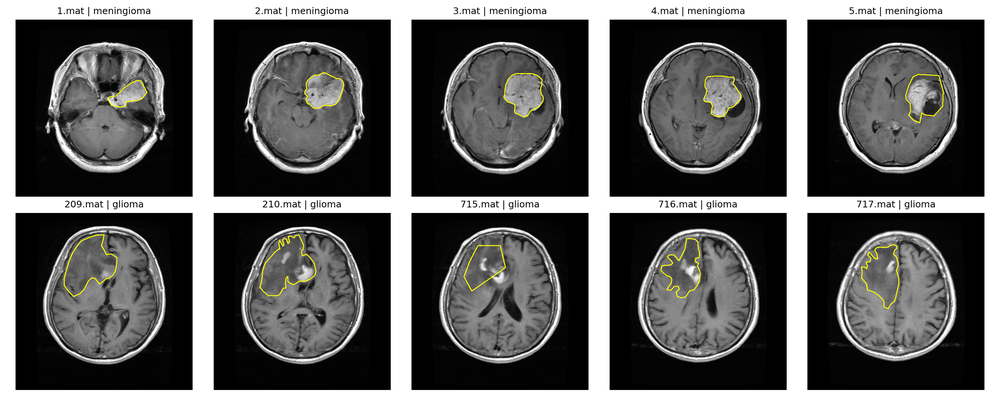
#> input picture LAB7/data_overview_10_samples.png, 1000 x 400 px, shrunk from 2700 x 1080 before the run
$ python -i feature_extraction.py   (imports and definitions only)   (older library calls are emulated)
#> lines starting #> are read from the running program, lines starting #| are printed output that depends on the picture
# ======================================================
# 成员 2 —— 颜色特征 + 纹理特征工程
# 功能：颜色矩、颜色直方图、GLCM纹理、LBP纹理提取
#       特征拼接、归一化、PCA降维、特征有效性分析
# ======================================================

import os
import cv2
import numpy as np
import pandas as pd
from skimage.feature import graycomatrix, graycoprops, local_binary_pattern
from sklearn.preprocessing import StandardScaler
from sklearn.decomposition import PCA
from sklearn.feature_selection import mutual_info_classif
from sklearn.model_selection import cross_val_score
from sklearn.ensemble import RandomForestClassifier
import warnings
# [1 line not run here, left out]

# ====================== 路径配置 ======================
BASE_DIR = os.path.dirname(os.path.abspath(__file__))
TRAIN_DIR = os.path.join(BASE_DIR, "train")
TEST_DIR = os.path.join(BASE_DIR, "test")
TRAIN_LABEL = os.path.join(BASE_DIR, "train_label.csv")
TEST_LABEL = os.path.join(BASE_DIR, "test_label.csv")
OUTPUT_DIR = os.path.join(BASE_DIR, "features")
# [1 line not run here, left out]


# ====================== 1. 颜色特征提取 ======================

def extract_color_moments(img):
    """
    提取颜色矩特征（RGB三通道）
    每个通道：均值、标准差、偏度 → 9维特征
    """
    moments = []
    for c in range(3):
        channel = img[:, :, c].ravel()
        mean = np.mean(channel)
        std = np.std(channel)
        # 偏度 (skewness)，防止除零
        if std < 1e-6:
            skewness = 0.0
        else:
            skewness = np.mean(((channel - mean) / std) ** 3)
        moments.extend([mean, std, skewness])
    return np.array(moments)


def extract_color_histogram(img, bins=32):
    """
    提取颜色直方图特征（RGB三通道）
    每通道bins个区间的归一化直方图 → 3*bins维特征
    """
    hist_features = []
    for c in range(3):
        channel = img[:, :, c].ravel()
        hist, _ = np.histogram(channel, bins=bins, range=(0, 256), density=True)
        hist_features.extend(hist)
    return np.array(hist_features)


# ====================== 2. 纹理特征提取 ======================

def extract_glcm_features(gray_img, distances=(1, 2), angles=(0, np.pi/4, np.pi/2, 3*np.pi/4)):
    """
    提取GLCM纹理特征
    计算多距离多角度的灰度共生矩阵，取各属性的均值与标准差
    属性：contrast, dissimilarity, homogeneity, energy, correlation, ASM
    → 12维特征 (6个属性 × (均值+标准差))
    """
    glcm = graycomatrix(gray_img, distances=distances, angles=angles,
                        levels=256, symmetric=True, normed=True)

    properties = ['contrast', 'dissimilarity', 'homogeneity',
                  'energy', 'correlation', 'ASM']
    features = []
    for prop in properties:
        vals = graycoprops(glcm, prop).ravel()
        features.append(np.mean(vals))
        features.append(np.std(vals))
    return np.array(features)


def extract_lbp_features(gray_img, P=8, R=1, n_bins=10):
    """
    提取LBP纹理特征
    使用uniform LBP，统计归一化直方图
    → n_bins维特征（默认10）
    """
    # uniform LBP: P*8 neighbors, radius=R
    n_points = P * R
    if n_points < 8:
        n_points = 8
    lbp = local_binary_pattern(gray_img, n_points, R, method='uniform')
    lbp = lbp.astype(np.int32)

    n_patterns = int(lbp.max()) + 1
    hist, _ = np.histogram(lbp.ravel(), bins=n_bins, range=(0, n_patterns), density=True)
    return hist


# ====================== 3. 综合特征提取 ======================

def extract_all_features(img):
    """
    提取图像的全部颜色+纹理特征
    输入：BGR图像 (H, W, 3)
    输出：特征向量
    """
    # 颜色特征（RGB空间）
    img_rgb = cv2.cvtColor(img, cv2.COLOR_BGR2RGB)
    color_moments = extract_color_moments(img_rgb)       # 9维
    color_hist = extract_color_histogram(img_rgb, bins=32)  # 96维

    # 纹理特征（灰度图）
    gray = cv2.cvtColor(img, cv2.COLOR_BGR2GRAY)
    glcm_feat = extract_glcm_features(gray)   # 12维
    lbp_feat = extract_lbp_features(gray, n_bins=10)  # 10维

    return np.concatenate([color_moments, color_hist, glcm_feat, lbp_feat])


# [155 lines left out: functions get_feature_names, process_dataset, main, not called in this run]


# [2 lines not run here, left out]

>>> import cv2
>>> picture = cv2.imread('../LAB7/data_overview_10_samples.png')
#> picture is the input picture: shape (400, 1000, 3); mean B, G, R 90.9, 91.9, 91.9
>>> result = extract_all_features(picture)
#> the loop in extract_color_moments, `for c in range(3):` made 3 passes
#> (mean, std, skewness) on passes 1 to 3: (91.91, 99.78, 0.629), (91.91, 99.78, 0.629), (90.92, 99.48, 0.653)
#> after the loop in extract_color_moments, `for c in range(3):`: moments = [91.91, 99.78, 0.629, 91.91, 99.78, 0.629, 90.92, 99.48, 0.653]
#> in extract_all_features, `color_moments = extract_color_moments(img_rgb)`: color_moments has the same summary as moments in extract_color_moments
#> after the loop in extract_color_histogram, `for c in range(3):`: hist_features = 96 values, max 0.0545 at index 64, min 0.000335 at index 90, mean 0.00391
#> in extract_all_features, `color_hist = extract_color_histogram(img_rgb, bins=32)`: color_hist has the same summary as hist_features in extract_color_histogram
#> the loop in extract_glcm_features, `for prop in properties:` made 6 passes
#> vals on passes 1 to 5: [818.2, 1469.4, 798.2, 1452.1, 1970.5, 1469.4, 1938, 1452.1], [10.1, 14.62, 9.22, 14.41, 16.67, 14.62, 15.74, 14.41], [0.561, 0.49, 0.567, 0.49, 0.534, 0.49, 0.537, 0.49], [0.244, 0.223, 0.245, 0.223, 0.245, 0.223, 0.247, 0.223], [0.959, 0.926, 0.96, 0.926, 0.9, 0.926, 0.902, 0.926]
#> after the loop in extract_glcm_features, `for prop in properties:`: features = [1421, 407.3, 13.73, 2.47, 0.52, 0.0316, 0.234, 0.0114, 0.928, 0.0207, 0.0549, 0.00536]
#> in extract_all_features, `glcm_feat = extract_glcm_features(gray)`: glcm_feat has the same summary as features in extract_glcm_features
#> in extract_lbp_features, `lbp = local_binary_pattern(gray_img, n_points, R, method='uniform')`:
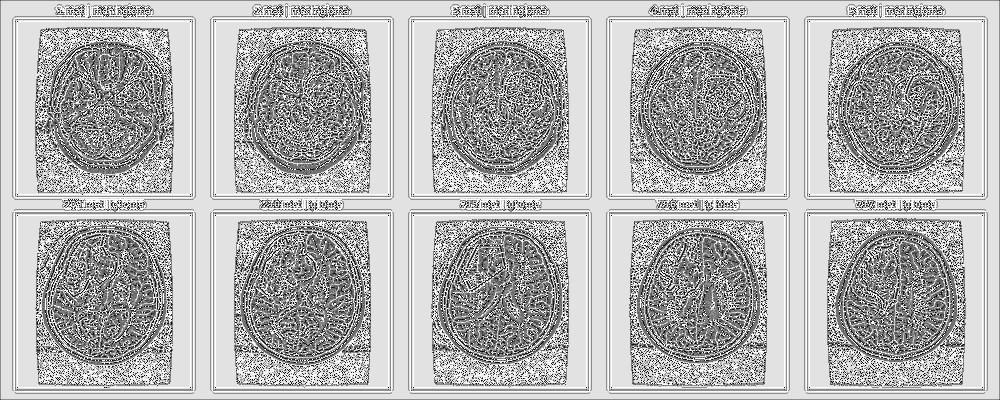
#> lbp: shape (400, 1000) float64; min 0, max 9, mean 6.31; drawn with min black and max white
#> in extract_lbp_features, `n_patterns = int(lbp.max()) + 1`: n_patterns = 10
#> in extract_lbp_features, `hist, _ = np.histogram(lbp.ravel(), bins=n_bins, range=(0, n_patterns)..`: hist = [0.0296, 0.0474, 0.0207, 0.0538, 0.0968, 0.119, 0.0324, 0.0481, 0.427, 0.125]
#> in extract_all_features, `lbp_feat = extract_lbp_features(gray, n_bins=10)`: lbp_feat has the same summary as hist in extract_lbp_features
#> result = 127 values, max 1421 at index 105, min 0.000335 at index 99, mean 19.08
